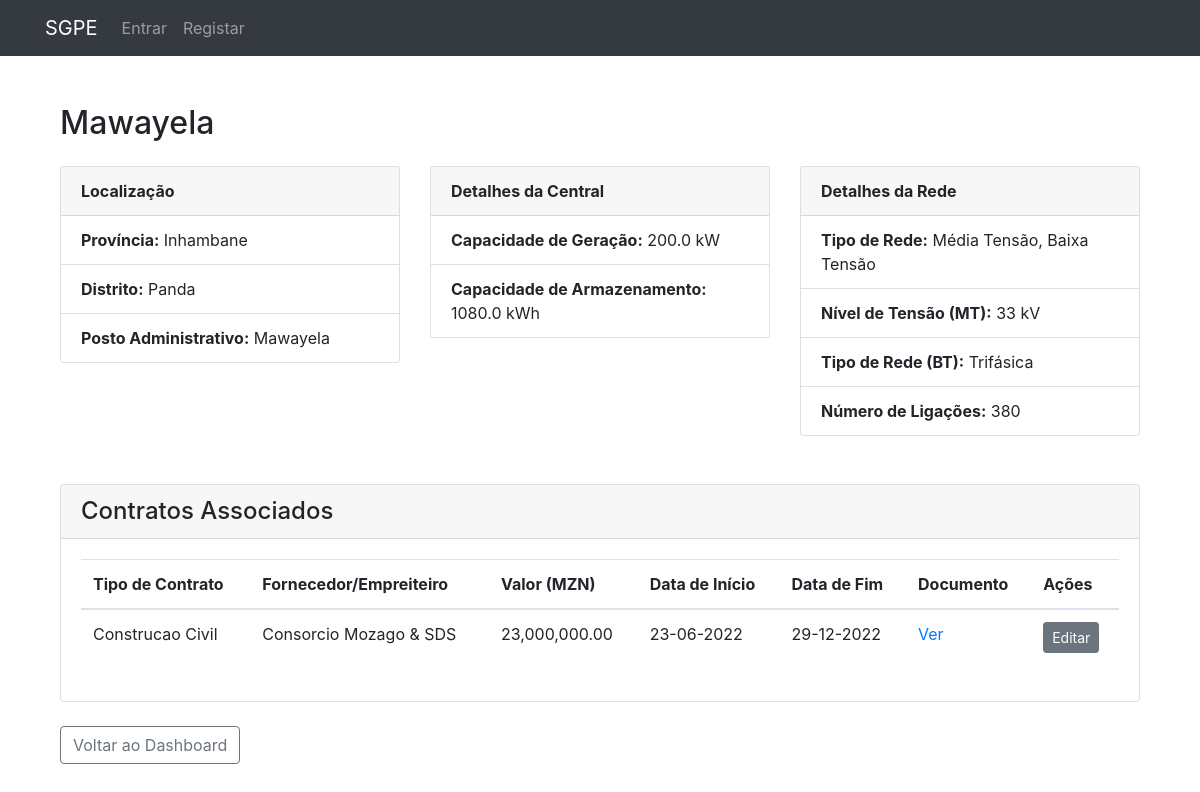
The app's page /project/1 with its own data.
### sgpe/models.py (models this page shows, shortened)
class Project(db.Model):
    id = db.Column(db.Integer, primary_key=True)
    name = db.Column(db.String(100), nullable=False)
    description = db.Column(db.Text, nullable=True)
    location_province = db.Column(db.String(50), nullable=False)
    location_district = db.Column(db.String(50), nullable=False)
    location_admin_post = db.Column(db.String(50), nullable=False)
    generation_capacity_kW = db.Column(db.Float, nullable=False)
    storage_capacity_kWh = db.Column(db.Float, nullable=False)
    network_type = db.Column(db.String(100), nullable=True)
    mv_voltage_level = db.Column(db.String(20), nullable=True)
    lv_network_type = db.Column(db.String(20), nullable=True)
    num_connections = db.Column(db.Integer, nullable=False)
    date_posted = db.Column(db.DateTime, nullable=False, default=datetime.utcnow)
    user_id = db.Column(db.Integer, db.ForeignKey('user.id'), nullable=False)
    contracts = db.relationship(
        'Contract',
        secondary=contract_projects,
        back_populates='projects'
    )

class Contract(db.Model):
    id = db.Column(db.Integer, primary_key=True)
    contract_number = db.Column(db.String(50), unique=True, nullable=False)
    contract_type_id = db.Column(db.Integer, db.ForeignKey('contract_type.id'), nullable=False)
    contract_value = db.Column(db.Float, nullable=False)
    start_date = db.Column(db.DateTime, nullable=True)
    end_date = db.Column(db.DateTime, nullable=True)
    supplier_id = db.Column(db.Integer, db.ForeignKey('supplier.id'), nullable=False)
    document_filename = db.Column(db.String(200), nullable=True) # Campo para o nome do ficheiro
    projects = db.relationship(
        'Project',
        secondary=contract_projects,
        back_populates='contracts'
    )

class ContractType(db.Model):
    id = db.Column(db.Integer, primary_key=True)
    name = db.Column(db.String(100), unique=True, nullable=False)
    description = db.Column(db.Text, nullable=True)
    contracts = db.relationship('Contract', backref='contract_type_info', lazy=True)

class Supplier(db.Model):
    id = db.Column(db.Integer, primary_key=True)
    name = db.Column(db.String(100), unique=True, nullable=False)
    contact_person = db.Column(db.String(100), nullable=True)
    email = db.Column(db.String(120), unique=True, nullable=True)
    phone = db.Column(db.String(20), nullable=True)
    contracts = db.relationship('Contract', backref='supplier_info', lazy=True)

### sgpe/main/routes.py (the view)
@main.route('/project/<int:project_id>')
def project(project_id):
    project = Project.query.get_or_404(project_id)
    return render_template('project.html', title=project.name, project=project)

### templates/project.html (shortened to what this page needs)
{% extends "layout.html" %}
{% block content %}
<div class="container mt-4">
    <div class="d-flex justify-content-between align-items-center mb-4">
        <h2 class="mb-0">{{ project.name }}</h2>
    </div>
    <div class="row">
        <div class="col-md-4">
            <div class="card mb-4">
                <div class="card-header">
                    <strong>Localização</strong>
                </div>
                <ul class="list-group list-group-flush">
                    <li class="list-group-item"><strong>Província:</strong> {{ project.location_province }}</li>
                    <li class="list-group-item"><strong>Distrito:</strong> {{ project.location_district }}</li>
                    <li class="list-group-item"><strong>Posto Administrativo:</strong> {{ project.location_admin_post }}</li>
                </ul>
            </div>
        </div>
        <div class="col-md-4">
            <div class="card mb-4">
                <div class="card-header">
                    <strong>Detalhes da Central</strong>
                </div>
                <ul class="list-group list-group-flush">
                    <li class="list-group-item"><strong>Capacidade de Geração:</strong> {{ project.generation_capacity_kW }} kW</li>
                    <li class="list-group-item"><strong>Capacidade de Armazenamento:</strong> {{ project.storage_capacity_kWh }} kWh</li>
                </ul>
            </div>
        </div>
        <div class="col-md-4">
            <div class="card mb-4">
                <div class="card-header">
                    <strong>Detalhes da Rede</strong>
                </div>
                <ul class="list-group list-group-flush">
                    <li class="list-group-item"><strong>Tipo de Rede:</strong> {{ project.network_type }}</li>
                    {% if 'Média Tensão' in project.network_type %}
                        <li class="list-group-item"><strong>Nível de Tensão (MT):</strong> {{ project.mv_voltage_level if project.mv_voltage_level is not none else 'N/A' }} kV</li>
                    {% endif %}
                    {% if 'Baixa Tensão' in project.network_type %}
                        <li class="list-group-item"><strong>Tipo de Rede (BT):</strong> {{ project.lv_network_type if project.lv_network_type is not none else 'N/A' }}</li>
                    {% endif %}
                    <li class="list-group-item"><strong>Número de Ligações:</strong> {{ project.num_connections }}</li>
                </ul>
            </div>
        </div>
    </div>
    <div class="card mt-4">
        <div class="card-header d-flex justify-content-between align-items-center">
            <h4 class="mb-0">Contratos Associados</h4>
        </div>
        <div class="card-body">
            {% if project.contracts %}
                <div class="table-responsive">
                    <table class="table table-hover">
                        <thead>
                            <tr>
                                <th>Tipo de Contrato</th>
                                <th>Fornecedor/Empreiteiro</th>
                                <th>Valor (MZN)</th>
                                <th>Data de Início</th>
                                <th>Data de Fim</th>
                                <th>Documento</th>
                                <th>Ações</th>
                            </tr>
                        </thead>
                        <tbody>
                            {% for contract in project.contracts %}
                            <tr>
                                <td>{{ contract.contract_type_info.name }}</td>
                                <td>{{ contract.supplier_info.name }}</td>
                                <td>{{ "{:,.2f}".format(contract.contract_value) }}</td>
                                <td>{{ contract.start_date.strftime('%d-%m-%Y') if contract.start_date }}</td>
                                <td>{{ contract.end_date.strftime('%d-%m-%Y') if contract.end_date }}</td>
                                <td>
                                    {% if contract.document_filename %}
                                        <a href="{{ url_for('main.download_document', filename=contract.document_filename) }}" target="_blank">Ver</a>
                                    {% else %}
                                        N/A
                                    {% endif %}
                                </td>
                                <td>
                                    <a href="{{ url_for('main.update_contract', contract_id=contract.id) }}" class="btn btn-sm btn-secondary">Editar</a>
                                </td>
                            </tr>
                            {% endfor %}
                        </tbody>
                    </table>
                </div>
            {% else %}
                <p class="card-text">Não existem contratos associados a este projeto.</p>
            {% endif %}
        </div>
    </div>
    <div class="mt-4">
        <a href="{{ url_for('main.home') }}" class="btn btn-outline-secondary">Voltar ao Dashboard</a>
    </div>
</div>
{% endblock content %}

### templates/layout.html (shortened to what this page needs)
<!DOCTYPE html>
<html>
<head>
    <link rel="stylesheet" href="https://stackpath.bootstrapcdn.com/bootstrap/4.5.2/css/bootstrap.min.css">
</head>
<body>
    <nav class="navbar navbar-expand-lg navbar-dark bg-dark">
        <div class="container">
            <a class="navbar-brand" href="{{ url_for('main.home') }}">SGPE</a>
            <div class="collapse navbar-collapse" id="navbarNav">
                <ul class="navbar-nav ms-auto">
                    {% if current_user.is_authenticated %}
                    <li class="nav-item">
                        <a class="nav-link" href="{{ url_for('main.home') }}">Dashboard</a>
                    </li>
                    {% if current_user.is_admin %}
                    <li class="nav-item">
                        <a class="nav-link" href="{{ url_for('main.new_project') }}">Novo Projeto</a>
                    </li>
                    <li class="nav-item">
                        <a class="nav-link" href="{{ url_for('main.suppliers') }}">Fornecedores</a>
                    </li>
                    <li class="nav-item">
                        <a class="nav-link" href="{{ url_for('main.contracts') }}">Contratos</a>
                    </li>
                    <li class="nav-item">
                        <a class="nav-link" href="{{ url_for('main.contract_types') }}">Tipos de Contrato</a>
                    </li>
                    {% endif %}
                    <li class="nav-item">
                        <a class="nav-link" href="{{ url_for('main.logout') }}">Sair</a>
                    </li>
                    {% else %}
                    <li class="nav-item">
                        <a class="nav-link" href="{{ url_for('main.login') }}">Entrar</a>
                    </li>
                    <li class="nav-item">
                        <a class="nav-link" href="{{ url_for('main.register') }}">Registar</a>
                    </li>
                    {% endif %}
                </ul>
            </div>
        </div>
    </nav>
    <main role="main" class="container mt-4">
        <div class="row">
            <div class="col-md-12">
                {% block content %}{% endblock %}
            </div>
        </div>
    </main>
</body>
</html>

### records on screen
Project: name "Mawayela", location_province "Inhambane", location_district "Panda", location_admin_post "Mawayela", generation_capacity_kW "200.0", storage_capacity_kWh "1080.0", network_type "Média Tensão, Baixa Tensão", mv_voltage_level "33", lv_network_type "Trifásica", num_connections "380"
Contract: contract_type_info.name "Construcao Civil", supplier_info.name "Consorcio Mozago & SDS", contract_value "23,000,000.00", start_date "23-06-2022", end_date "29-12-2022"
